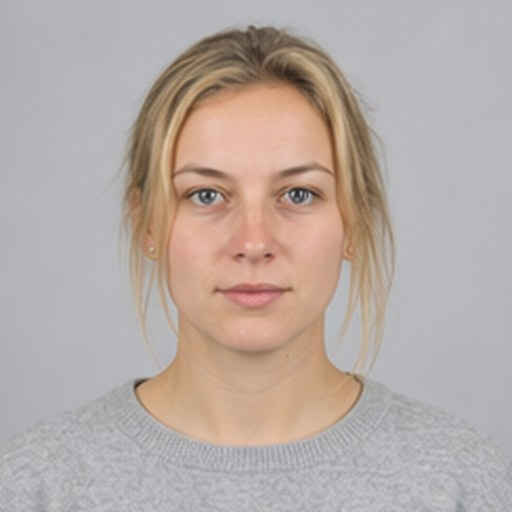
#> input picture sim/data/portraits/portrait-01.jpg, 512 x 512 px
$ python pruefe-gesichtserkennung.py ../sim/data/portraits/portrait-01.jpg
#> lines starting #> are read from the running program, lines starting #| are printed output that depends on the picture
### kg/photos.py
"""Portrait normalisation: arbitrary phone resolution in, uniform circle out (spec 10.2).

Der Ausschnitt folgt dem Gesicht, wenn eines gefunden wird, und schneidet sonst
mittig wie zuvor (Birk, 2026-09-01: „Was ist mit dem face tracking um den
Ausschnitt vom portrait richtig zu wählen?").
"""

from __future__ import annotations

import logging
import math
from pathlib import Path

from PIL import Image, ImageChops, ImageOps

log = logging.getLogger(__name__)

# Faces sit above the vertical centre in booth portraits.
#
# Zwei getrennte Werte, seit der Ausschnitt dem Gesicht folgt (Birk, 2026-09-01):
#
# GESICHTS_BIAS gilt, wenn ein Gesicht erkannt wurde. 0.46 heißt: über dem Kopf
# bleibt etwa ein Fünftel der Bildhöhe frei, unter dem Kinn knapp ein Drittel.
# Birks Vorgabe war „ein bisschen mehr Haare, ein bisschen weniger Hals, nicht
# viel" — gemessen an seinem eigenen Foto liegt der Kopf damit bei 21 % Luft
# oben statt 17 % (0.42) und ohne in Richtung „zu viel Decke" zu kippen (ab
# etwa 0.58).
#
# VERTICAL_BIAS gilt weiter für den Rückfall ohne Erkennung. Der Wert bleibt
# bei 0.35, weil dort die Bildmitte und nicht der Kopf der Bezugspunkt ist —
# ihn mitzuziehen würde jedes Portrait ohne erkanntes Gesicht verschieben,
# ohne dass jemand danach gefragt hat.
VERTICAL_BIAS = 0.35
GESICHTS_BIAS = 0.46

# Wie groß ist der Ausschnitt, gemessen an der Breite des erkannten Gesichts?
#
# Das war der eigentliche Fund hinter Birks „der Ausschnitt ist zu tief": Die
# Position war es gar nicht. Der Ausschnitt nahm die volle Bildbreite, und
# damit füllte das Gesicht nur 20 % der Kreisfläche — 45 % der Fläche lag
# unter dem Kinn. Den Ausschnitt zu verschieben ändert daran fast nichts, weil
# er schlicht zu groß ist.
#
# 2.0 bedeutet: der Ausschnitt ist doppelt so breit wie das Gesicht, das
# Gesicht füllt also 50 % der Breite. Das ist der übliche Bereich für ein
# Porträt (45–60 %); vorher waren es 40 %.
GESICHTS_ZOOM = 2.0

# Wieviel Hochrechnung ist erlaubt, bevor der Ausschnitt aufgeweitet wird?
#
# ERSTE FASSUNG (2026-09-01 mittags) war eine harte Untergrenze von 512 px:
# nie hochrechnen. Das war zu grob und hat Birk denselben Tag noch am Material
# gestoert -- an einem Foto mit drei Personen: „waren alle drei Gesichter drauf,
# nicht auf das zentrale Gesicht gezoomed". Gemessen: Gesicht 201 px,
# Wunschausschnitt 402 px, aufgeweitet auf 512 -> nur noch 79 % Zoom, obwohl
# die Hochrechnung bloss 1,27x betragen haette. Die Regel behandelte 1,27x
# genauso wie den echten Schadensfall 4,2x.
#
# Richtig ist eine Grenze fuer die HOCHRECHNUNG, nicht fuer die Ausschnittgroesse:
# bis MAX_HOCHRECHNUNG wird gezoomt wie gewuenscht, erst darueber aufgeweitet.
#
# 1.3 ist gemessen, nicht gesetzt (`scripts/kompromiss-zoom-schaerfe.py`,
# 7 Fotos, Schaerfe am FERTIGEN Portrait):
#
#   Foto (Gesicht)   | Grenze 512 (alt)      | Faktor 1.3 (jetzt)
#   -----------------|-----------------------|--------------------
#   app363 (201 px)  | Zoom  79 %, Sch. 158  | Zoom 100 %, Sch.  52
#   app893 ( 71 px)  | Zoom  28 %, Sch. 743  | Zoom  36 %, Sch.  93
#   app849 ( 61 px)  | Zoom  24 %, Sch. 229  | Zoom  31 %, Sch. 107
#   ohne jede Grenze: app849 faellt auf Schaerfe 3,1 -- der urspruengliche Matsch.
#
# 1.3 haelt jedes Portrait ueber der Matschschwelle (~50) und gibt Birk den
# Zoom zurueck. Der einzige Ausreisser darunter (app043, 13) ist ein
# VERWACKELTES Foto -- Quellschaerfe 129 gegen 430 bei einem scharfen Bild
# derselben Serie. Das ist kein Zuschnittproblem und mit keinem Faktor heilbar.
MAX_HOCHRECHNUNG = 1.3


# [39 lines left out: function soft_disc_mask, not called in this run]


#: Der Goldton des Rings — identisch mit `--ring-color` in theme-f.css. Er
#: steht hier ein zweites Mal, weil das PNG erzeugt wird, lange bevor ein
#: Stylesheet existiert; ändert jemand die Palette, muss er beide anfassen.
RING_RGB = (201, 162, 39)


# [57 lines left out: function ring_glow, not called in this run]


def _gesicht_finden(image: Image.Image) -> tuple[int, int, int, int] | None:
    """Das Gesicht im Bild, als (x, y, breite, hoehe) — oder None.

    OpenCVs Haar-Kaskade, und zwar OPTIONAL: `cv2` ist keine Abhängigkeit
    dieses Projekts. Fehlt es, gibt diese Funktion None zurück und der
    Ausschnitt bleibt exakt der mittige von vorher. Das ist bewusst so
    herum gebaut:

    - Die Station läuft auf einem Windows-Rechner ohne GPU und soll
      offlinefähig bleiben. `opencv-python-headless` sind ~50 MB plus numpy,
      und dieses Paket am Ausstellungstag nachzuinstallieren ist ein Eingriff
      in eine laufende Anlage — nicht die Sorte Änderung, die man zwischen
      zwei Interviews macht.
    - Der Handoff verlangt ausdrücklich, die Erkenner NICHT ohne Messung an
      echten Booth-Fotos gegeneinander zu entscheiden (Haar-Kaskade gegen
      `face_recognition`/dlib). Solche Fotos lagen hier nicht vor — sie
      liegen auf dem Ausstellungsrechner, der beim Bau nicht erreichbar war.

    Deshalb ist der Weg gebaut und abgeschaltbar, aber die Wahl des Erkenners
    ist NICHT getroffen: Ist `cv2` installiert, wird die Kaskade benutzt;
    ist sie es nicht, ändert sich am heutigen Verhalten nichts. Wer den
    Vergleich nachholt, tauscht genau diese Funktion.

    Bei mehreren Gesichtern gewinnt das GRÖSSTE. Am Booth steht die befragte
    Person vorn und der Interviewer weiter hinten, also ist das größte
    Gesicht das gemeinte. Das ist eine ästhetische Setzung, die der Handoff
    als solche markiert — sie steht hier an einer Stelle, an der man sie
    ändern kann, statt verteilt in der Zuschnittlogik.
    """
    try:
        import cv2  # noqa: PLC0415 — optional, siehe Docstring
        import numpy as np  # noqa: PLC0415
    except ImportError:
        return None

    try:
        # OpenCV 5 hat `CascadeClassifier` UND die mitgelieferten
        # Kaskadendateien entfernt (gemessen 2026-09-01 an 5.0.0:
        # `cv2.CascadeClassifier` existiert nicht mehr, `cv2/data/` enthält
        # nur noch `__init__.py`). Die erste Fassung dieser Funktion rief
        # genau das auf — auf einer 5er-Installation wäre sie stillschweigend
        # in den except-Zweig gelaufen und hätte IMMER mittig geschnitten,
        # ohne dass jemand einen Fehler gesehen hätte. Genau die Sorte
        # Änderung, die „gebaut, plausibel, wirkungslos" aussieht.
        #
        # Deshalb wird geprüft, was die installierte Fassung wirklich kann,
        # statt es anzunehmen.
        if not hasattr(cv2, "CascadeClassifier"):
            log.warning(
                "OpenCV %s kennt keine Haar-Kaskade mehr (ab 5.0 entfernt) — "
                "mittiger Schnitt. Für die Gesichtserkennung "
                "'opencv-python-headless<5' installieren.",
                getattr(cv2, "__version__", "?"),
            )
            return None

        kaskade_datei = cv2.data.haarcascades + "haarcascade_frontalface_default.xml"
        if not Path(kaskade_datei).exists():
            log.warning("Kaskadendatei fehlt (%s) — mittiger Schnitt", kaskade_datei)
            return None

        grau = np.array(image.convert("L"))
        kaskade = cv2.CascadeClassifier(kaskade_datei)
        if kaskade.empty():
            return None
        # minSize relativ zur Bildbreite: ein Booth-Foto vom Handy ist mal
        # 1280 und mal 4032 Pixel breit, ein fester Pixelwert wäre auf dem
        # einen blind und auf dem anderen voller Fehltreffer.
        mindest = max(30, int(min(image.size) * 0.08))
        treffer = kaskade.detectMultiScale(
            grau, scaleFactor=1.1, minNeighbors=5, minSize=(mindest, mindest)
        )
        if len(treffer) == 0:
            return None
        x, y, w, h = max(treffer, key=lambda t: int(t[2]) * int(t[3]))
        return int(x), int(y), int(w), int(h)
    except Exception as exc:  # eine Erkennung darf die Station nie anhalten
        log.warning("Gesichtserkennung fehlgeschlagen, mittiger Schnitt (%s)", exc)
        return None


# [119 lines left out: functions make_portrait, _square_crop, not called in this run]

### scripts/pruefe-gesichtserkennung.py
"""Prueft, ob die Gesichtserkennung auf DIESEM Rechner wirklich laeuft.

Nicht "ist cv2 installiert" -- das war schon einmal irrefuehrend: OpenCV 5
laesst sich installieren, hat aber `CascadeClassifier` und die
Kaskadendateien entfernt, und die Erkennung faellt danach still auf den
mittigen Schnitt zurueck. Geprueft wird deshalb die ganze Kette bis zu einem
tatsaechlich gefundenen Gesicht.

Aufruf:
    C:\\Users\\birk\\kollektivgedaechtnis\\.venv\\Scripts\\python.exe pruefe-gesichtserkennung.py [bild.jpg]

Ohne Bild werden nur die Voraussetzungen geprueft. Mit Bild wird zusaetzlich
gemeldet, wie viele Gesichter darin gefunden werden und wie der Ausschnitt
danach liegt -- das ist die Zahl, die bei einer Testreihe zaehlt.
"""

import sys
from pathlib import Path

sys.path.insert(0, r"C:\Users\birk\kollektivgedaechtnis")


def main() -> int:
    print("Gesichtserkennung auf diesem Rechner")
    print("=" * 40)

    try:
        import cv2
    except ImportError:
        print("cv2:            NICHT installiert")
        print()
        print("-> Die Station schneidet mittig. Das ist kein Fehler, aber eine")
        print("   Testreihe zur Gesichtserkennung misst dann nichts.")
        print('   Installieren mit:  pip install "opencv-python-headless<5"')
        return 1

    print(f"cv2:            {cv2.__version__}")

    if not hasattr(cv2, "CascadeClassifier"):
        print("CascadeClassifier: FEHLT")
        print()
        print("-> OpenCV 5 hat ihn entfernt. Die Erkennung laeuft NICHT,")
        print("   obwohl cv2 installiert ist. Zurueck auf 4.x:")
        print('   pip install "opencv-python-headless<5"')
        return 2

    pfad = Path(cv2.data.haarcascades) / "haarcascade_frontalface_default.xml"
    if not pfad.exists():
        print(f"Kaskadendatei:  FEHLT ({pfad})")
        return 3

    kaskade = cv2.CascadeClassifier(str(pfad))
    if kaskade.empty():
        print("Kaskade:        laedt NICHT")
        return 4

    print("Kaskadendatei:  vorhanden")
    print("Kaskade:        geladen")
    print()
    print("-> Die Erkennung ist aktiv.")

    if len(sys.argv) < 2:
        print()
        print("Fuer eine Messung an einem echten Foto:")
        print("   pruefe-gesichtserkennung.py <bild.jpg>")
        return 0

    # Mit Bild: die eigentliche Messung, ueber den ECHTEN Code der Station.
    from PIL import Image, ImageOps

    from kg.photos import GESICHTS_BIAS, GESICHTS_ZOOM, _gesicht_finden

    bild = Path(sys.argv[1])
    if not bild.exists():
        print(f"FEHLER: {bild} nicht gefunden")
        return 5

    print()
    print(f"Messung an {bild.name}")
    print("-" * 40)

    with Image.open(bild) as roh:
#> roh is the input picture: PIL image 512x512 RGB; mean R, G, B 182.6, 170.3, 165.2
        image = ImageOps.exif_transpose(roh).convert("RGB")

    breite, hoehe = image.size
#> breite = 512; hoehe = 512
    print(f"Bildgroesse:    {breite} x {hoehe}")
#| Bildgroesse:    512 x 512

    # Alle Treffer, nicht nur den groessten -- bei mehreren Personen ist
    # genau das die Frage.
    import numpy as np

    grau = cv2.cvtColor(np.array(image), cv2.COLOR_RGB2GRAY)
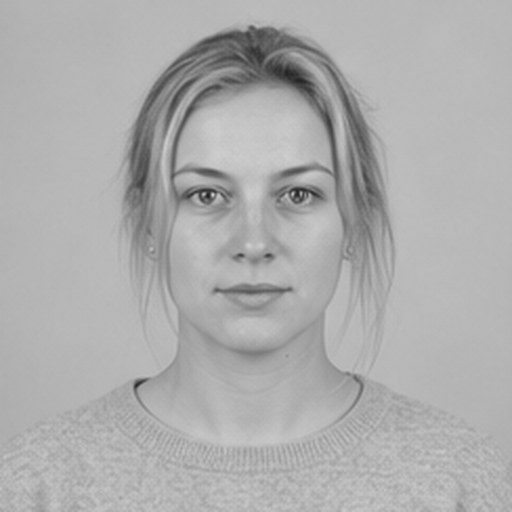
#> grau: shape (512, 512); min 27, max 210, mean 173.4
    mindest = max(30, int(min(image.size) * 0.08))
#> mindest = 40
    treffer = kaskade.detectMultiScale(grau, scaleFactor=1.1, minNeighbors=5,
                                       minSize=(mindest, mindest))
#> treffer = [[128, 99, 250, 250]]
    print(f"Gesichter:      {len(treffer)}")
#| Gesichter:      1
    for i, (x, y, w, h) in enumerate(sorted(treffer, key=lambda t: -t[2] * t[3]), 1):
        anteil = (w * h) / (breite * hoehe) * 100
        print(f"  {i}. bei ({x},{y}) groesse {w}x{h}  ({anteil:.1f} % der Flaeche)")
#> this loop made 1 pass
#> (i, x, y, w, h, anteil) on pass 1: (1, 128, 99, 250, 250, 23.84)
#|   1. bei (128,99) groesse 250x250  (23.8 % der Flaeche)

    gewaehlt = _gesicht_finden(image)
#> in _gesicht_finden, `x, y, w, h = max(treffer, key=lambda t: int(t[2]) * int(t[3]))`: x = 128; y = 99; w = 250
#> gewaehlt = (128, 99, 250, 250)
    if gewaehlt is None:
        print()
        print("Gewaehlt:       KEINES -> mittiger Schnitt")
        return 0

    gx, gy, gw, gh = gewaehlt
#> gx = 128; gy = 99; gw = 250; gh = 250
    seite = min(int(round(gw * GESICHTS_ZOOM)), breite, hoehe)
#> seite = 500
    links = max(0, min(int(round(gx + gw / 2 - seite / 2)), breite - seite))
#> links = 3
    oben = max(0, min(int(round(gy + gh / 2 - seite * GESICHTS_BIAS)), hoehe - seite))
#> oben = 0

    print()
    print(f"Gewaehlt:       das groesste, bei ({gx},{gy}) {gw}x{gh}")
#| Gewaehlt:       das groesste, bei (128,99) 250x250
    print(f"Ausschnitt:     {seite}x{seite} ab ({links},{oben})")
#| Ausschnitt:     500x500 ab (3,0)
    if seite >= min(breite, hoehe):
        print("                (am Anschlag -- Person steht weit weg)")
    if links in (0, breite - seite) or oben in (0, hoehe - seite):
        print("                (an den Bildrand geschoben -- Person steht sehr seitlich)")
    return 0


if __name__ == "__main__":
    raise SystemExit(main())
#> (the program exits here)

$ run again, on sim/data/portraits/portrait-03.jpg
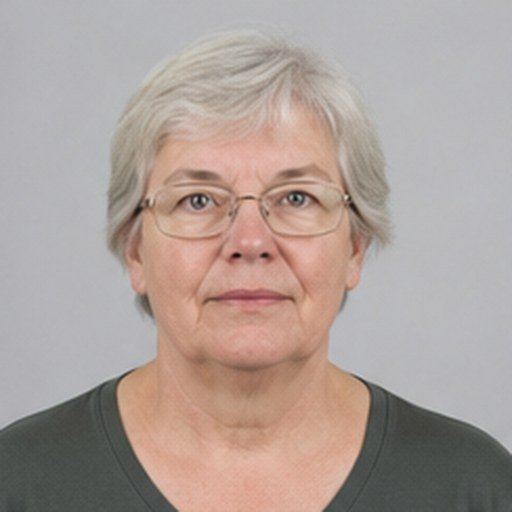
#> input picture sim/data/portraits/portrait-03.jpg, 512 x 512 px
#> in main, roh is the input picture: PIL image 512x512 RGB; mean R, G, B 173.5, 159.4, 153.7
#| Bildgroesse:    512 x 512
#> in main, `grau = cv2.cvtColor(np.array(image), cv2.COLOR_RGB2GRAY)`:
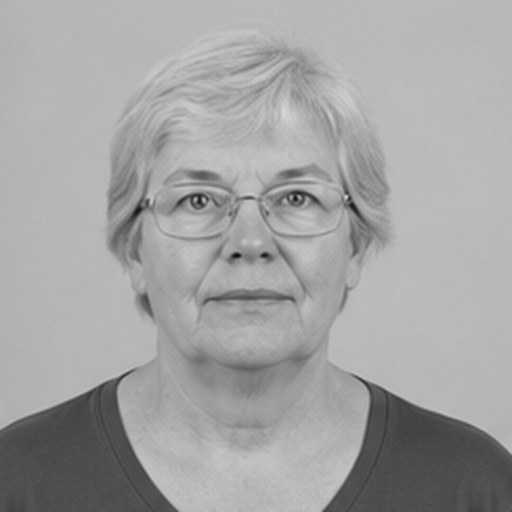
#> grau: shape (512, 512); min 7, max 217, mean 163
#> in main, `treffer = kaskade.detectMultiScale(grau, scaleFactor=1.1, minNeighbors..`: treffer = [[108, 90, 280, 280]]
#| Gesichter:      1
#> the loop in main, `for i, (x, y, w, h) in enumerate(sorted(treffer, key=lambda t: -t[2] *..` made 1 pass
#> (i, x, y, w, h, anteil) on pass 1: (1, 108, 90, 280, 280, 29.91)
#> (printed output is left out)
#> in _gesicht_finden, `x, y, w, h = max(treffer, key=lambda t: int(t[2]) * int(t[3]))`: x = 108; y = 90; w = 280
#> gewaehlt = (108, 90, 280, 280)
#> gx = 108; gy = 90; gw = 280
#> seite = 512
#> links = 0
#| Gewaehlt:       das groesste, bei (108,90) 280x280
#| Ausschnitt:     512x512 ab (0,0)

$ run again, on sim/data/portraits/portrait-04.jpg
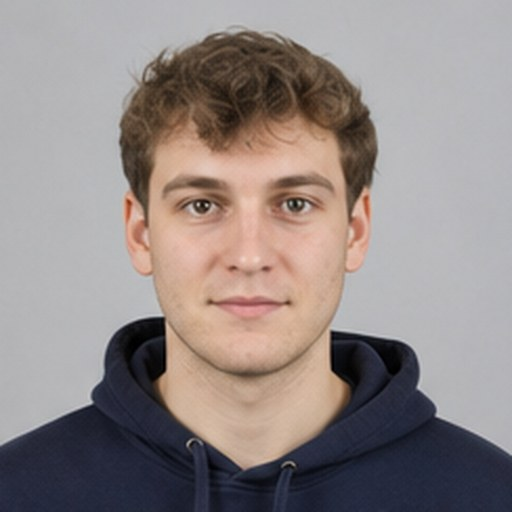
#> input picture sim/data/portraits/portrait-04.jpg, 512 x 512 px
#> in main, roh is the input picture: PIL image 512x512 RGB; mean R, G, B 146.7, 136.9, 135.1
#| Bildgroesse:    512 x 512
#> in main, `grau = cv2.cvtColor(np.array(image), cv2.COLOR_RGB2GRAY)`:
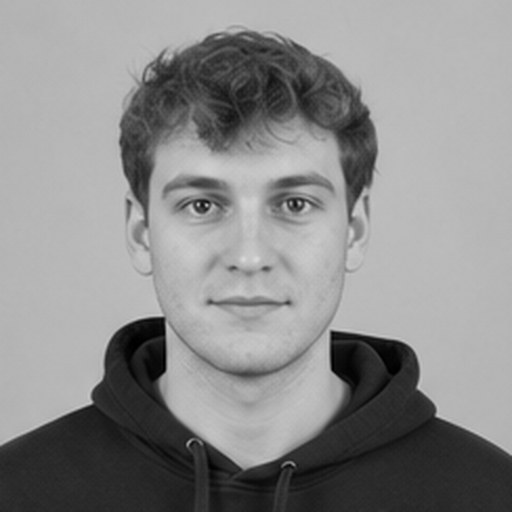
#> grau: shape (512, 512); min 0, max 218, mean 139.6
#> in main, `treffer = kaskade.detectMultiScale(grau, scaleFactor=1.1, minNeighbors..`: treffer = [[124, 107, 249, 249]]
#| Gesichter:      1
#> the loop in main, `for i, (x, y, w, h) in enumerate(sorted(treffer, key=lambda t: -t[2] *..` made 1 pass
#> (i, x, y, w, h, anteil) on pass 1: (1, 124, 107, 249, 249, 23.65)
#> (printed output is left out)
#> in _gesicht_finden, `x, y, w, h = max(treffer, key=lambda t: int(t[2]) * int(t[3]))`: x = 124; y = 107; w = 249
#> gewaehlt = (124, 107, 249, 249)
#> gx = 124; gy = 107; gw = 249
#> seite = 498
#> links = 0
#> oben = 2
#| Gewaehlt:       das groesste, bei (124,107) 249x249
#| Ausschnitt:     498x498 ab (0,2)

$ run again, on sim/data/portraits/portrait-05.jpg
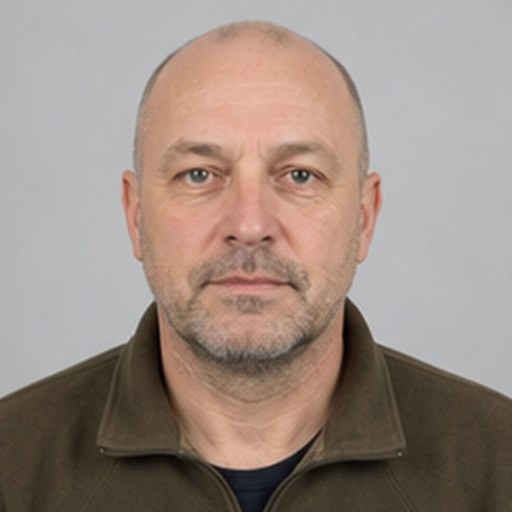
#> input picture sim/data/portraits/portrait-05.jpg, 512 x 512 px
#> in main, roh is the input picture: PIL image 512x512 RGB; mean R, G, B 155.9, 140.2, 131.5
#| Bildgroesse:    512 x 512
#> in main, `grau = cv2.cvtColor(np.array(image), cv2.COLOR_RGB2GRAY)`:
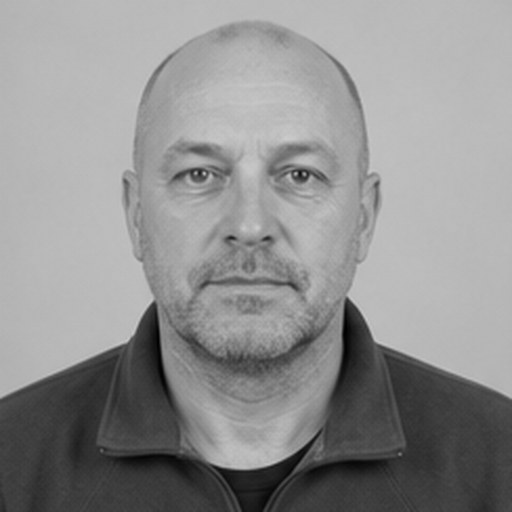
#> grau: shape (512, 512); min 0, max 204, mean 143.9
#> in main, `treffer = kaskade.detectMultiScale(grau, scaleFactor=1.1, minNeighbors..`: treffer = [[112, 67, 276, 276]]
#| Gesichter:      1
#> the loop in main, `for i, (x, y, w, h) in enumerate(sorted(treffer, key=lambda t: -t[2] *..` made 1 pass
#> (i, x, y, w, h, anteil) on pass 1: (1, 112, 67, 276, 276, 29.06)
#> (printed output is left out)
#> in _gesicht_finden, `x, y, w, h = max(treffer, key=lambda t: int(t[2]) * int(t[3]))`: x = 112; y = 67; w = 276
#> gewaehlt = (112, 67, 276, 276)
#> gx = 112; gy = 67; gw = 276
#> seite = 512
#> links = 0
#| Gewaehlt:       das groesste, bei (112,67) 276x276
#| Ausschnitt:     512x512 ab (0,0)
